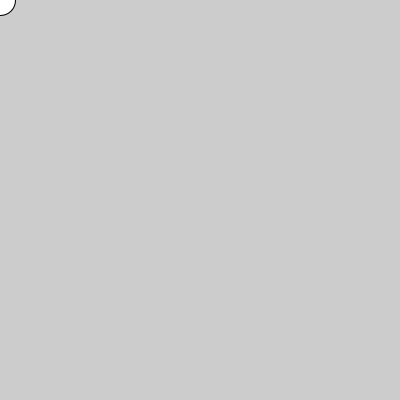
Frame 1 (no input)
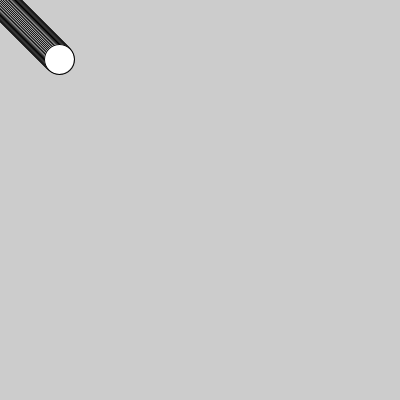
Frame 60 (the mouse pressed at the canvas centre just before this capture)
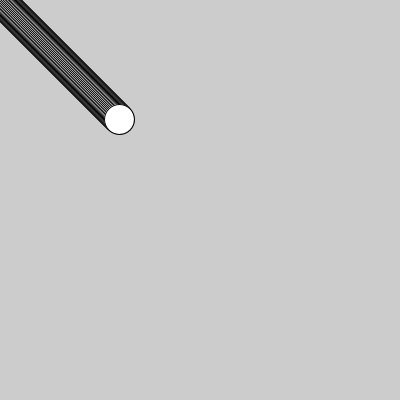
Frame 120 (the mouse held since frame 60 and released just before this capture)

The Processing sketch that drew these frames (run headless with seeded random() and noise(); from frame 60 on, the mouse is pressed at the canvas centre):

// Processing sketch: BouncingBall
// ── BouncingBall.pde
  int x = 0;
  int y = 0;
  int xspeed = 1;
  int yspeed = 1; 

void setup(){

size(400,400);

}

void draw(){
 
 ellipse(x,y,30,30);
 x = x+xspeed;
 y = y+yspeed; 
  
}
